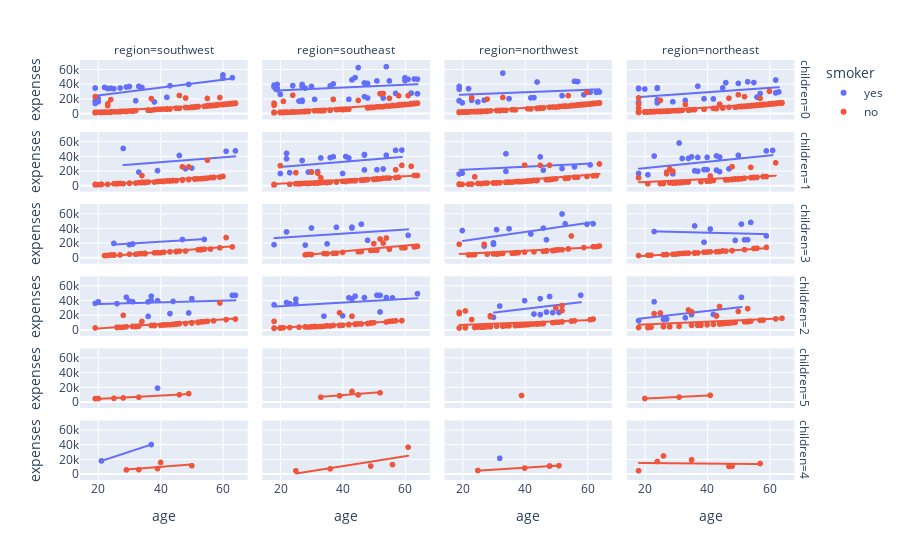

This figure's notebook cell:
### Code cell
px.scatter(data, y = 'expenses', x = 'age', facet_row = 'children', facet_col = 'region', color = 'smoker',
           trendline = 'ols')
